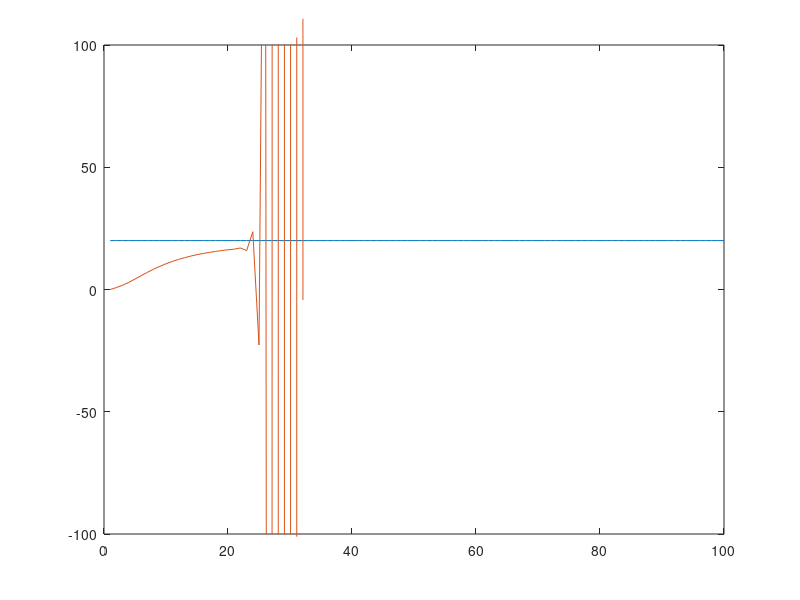

Write MATLAB code to recreate this figure.
Kp=0.01;
Ki=0;
Kd=0;
desire_num = 20;
desire=zeros([1 100]);
out = zeros([1 100]);
error = zeros([1 100]);
error_sum=0;
x=1:100;
desire(1)=desire_num;
out_f=0;
for i=2:100
   desire(i)= desire_num;
   error(i) = desire(i)-out(i-1);
   out(i)=Kp*error(i)*x(i)^2;
end
plot(x,desire,x,out)
axis([0 100 -100 100])
